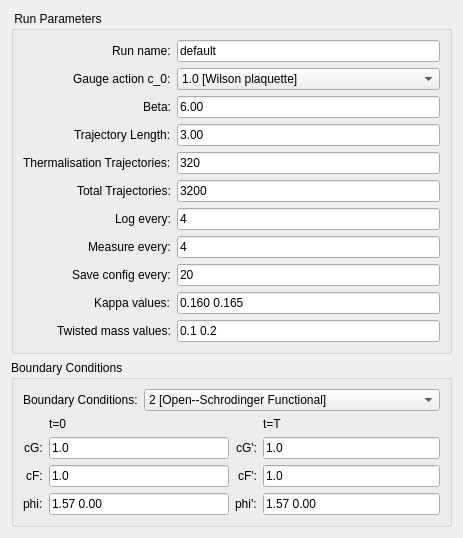
       <widget class="QWidget" name="tabLattice">
        <attribute name="title">
         <string>Lattice Params</string>
        </attribute>
        <layout class="QVBoxLayout" name="verticalLayout_7">
         <item>
          <widget class="QGroupBox" name="groupBox_4">
           <property name="title">
            <string> Run Parameters</string>
           </property>
           <property name="flat">
            <bool>false</bool>
           </property>
           <layout class="QVBoxLayout" name="verticalLayout_3">
            <item>
             <layout class="QFormLayout" name="formLayout">
              <property name="fieldGrowthPolicy">
               <enum>QFormLayout::AllNonFixedFieldsGrow</enum>
              </property>
              <property name="labelAlignment">
               <set>Qt::AlignRight|Qt::AlignTrailing|Qt::AlignVCenter</set>
              </property>
              <property name="verticalSpacing">
               <number>6</number>
              </property>
              <item row="0" column="0">
               <widget class="QLabel" name="lbl0_12">
                <property name="toolTip">
                 <string>can put some relevant info about beta here...</string>
                </property>
                <property name="text">
                 <string>Run name:</string>
                </property>
               </widget>
              </item>
              <item row="0" column="1">
               <widget class="QLineEdit" name="Run_name____name">
                <property name="inputMethodHints">
                 <set>Qt::ImhNone</set>
                </property>
                <property name="inputMask">
                 <string/>
                </property>
                <property name="text">
                 <string>default</string>
                </property>
                <property name="maxLength">
                 <number>256</number>
                </property>
               </widget>
              </item>
              <item row="1" column="0">
               <widget class="QLabel" name="lbl0_2">
                <property name="toolTip">
                 <string>can put some relevant info about gauge actions here...</string>
                </property>
                <property name="text">
                 <string>Gauge action c_0:</string>
                </property>
               </widget>
              </item>
              <item row="1" column="1">
               <widget class="QComboBox" name="Lattice_parameters____c0">
                <property name="currentIndex">
                 <number>0</number>
                </property>
                <item>
                 <property name="text">
                  <string>1.0 [Wilson plaquette]</string>
                 </property>
                </item>
                <item>
                 <property name="text">
                  <string>1.6666667 [Tree-level Symanzik Improved]</string>
                 </property>
                </item>
                <item>
                 <property name="text">
                  <string>3.648 [Iwasaki]</string>
                 </property>
                </item>
               </widget>
              </item>
              <item row="2" column="0">
               <widget class="QLabel" name="lbl0_4">
                <property name="toolTip">
                 <string>can put some relevant info about beta here...</string>
                </property>
                <property name="text">
                 <string>Beta:</string>
                </property>
               </widget>
              </item>
              <item row="2" column="1">
               <widget class="QLineEdit" name="Lattice_parameters____beta">
                <property name="autoFillBackground">
                 <bool>false</bool>
                </property>
                <property name="inputMethodHints">
                 <set>Qt::ImhNone</set>
                </property>
                <property name="inputMask">
                 <string/>
                </property>
                <property name="text">
                 <string>6.00</string>
                </property>
                <property name="maxLength">
                 <number>128</number>
                </property>
               </widget>
              </item>
              <item row="3" column="0">
               <widget class="QLabel" name="lbl0_17">
                <property name="toolTip">
                 <string>can put some relevant info about beta here...</string>
                </property>
                <property name="text">
                 <string>Trajectory Length:</string>
                </property>
               </widget>
              </item>
              <item row="3" column="1">
               <widget class="QLineEdit" name="Trajectory_length____tau">
                <property name="inputMethodHints">
                 <set>Qt::ImhNone</set>
                </property>
                <property name="inputMask">
                 <string/>
                </property>
                <property name="text">
                 <string>3.00</string>
                </property>
                <property name="maxLength">
                 <number>128</number>
                </property>
               </widget>
              </item>
              <item row="4" column="0">
               <widget class="QLabel" name="lbl0_19">
                <property name="toolTip">
                 <string>can put some relevant info about beta here...</string>
                </property>
                <property name="text">
                 <string>Thermalisation Trajectories:</string>
                </property>
               </widget>
              </item>
              <item row="4" column="1">
               <widget class="QLineEdit" name="MD_trajectories____nth">
                <property name="inputMethodHints">
                 <set>Qt::ImhNone</set>
                </property>
                <property name="inputMask">
                 <string/>
                </property>
                <property name="text">
                 <string>320</string>
                </property>
                <property name="maxLength">
                 <number>128</number>
                </property>
               </widget>
              </item>
              <item row="5" column="0">
               <widget class="QLabel" name="lbl0_20">
                <property name="toolTip">
                 <string>can put some relevant info about beta here...</string>
                </property>
                <property name="text">
                 <string>Total Trajectories:</string>
                </property>
               </widget>
              </item>
              <item row="5" column="1">
               <widget class="QLineEdit" name="MD_trajectories____ntr">
                <property name="inputMethodHints">
                 <set>Qt::ImhNone</set>
                </property>
                <property name="inputMask">
                 <string/>
                </property>
                <property name="text">
                 <string>3200</string>
                </property>
                <property name="maxLength">
                 <number>128</number>
                </property>
               </widget>
              </item>
              <item row="6" column="0">
               <widget class="QLabel" name="lbl0_25">
                <property name="toolTip">
                 <string>can put some relevant info about beta here...</string>
                </property>
                <property name="text">
                 <string>Log every:</string>
                </property>
               </widget>
              </item>
              <item row="6" column="1">
               <widget class="QLineEdit" name="MD_trajectories____dtr_log">
                <property name="inputMethodHints">
                 <set>Qt::ImhNone</set>
                </property>
                <property name="inputMask">
                 <string/>
                </property>
                <property name="text">
                 <string>4</string>
                </property>
                <property name="maxLength">
                 <number>128</number>
                </property>
               </widget>
              </item>
              <item row="7" column="0">
               <widget class="QLabel" name="lbl0_26">
                <property name="toolTip">
                 <string>can put some relevant info about beta here...</string>
                </property>
                <property name="text">
                 <string>Measure every:</string>
                </property>
               </widget>
              </item>
              <item row="7" column="1">
               <widget class="QLineEdit" name="MD_trajectories____dtr_ms">
                <property name="inputMethodHints">
                 <set>Qt::ImhNone</set>
                </property>
                <property name="inputMask">
                 <string/>
                </property>
                <property name="text">
                 <string>4</string>
                </property>
                <property name="maxLength">
                 <number>128</number>
                </property>
               </widget>
              </item>
              <item row="8" column="0">
               <widget class="QLabel" name="lbl0_27">
                <property name="toolTip">
                 <string>can put some relevant info about beta here...</string>
                </property>
                <property name="text">
                 <string>Save config every:</string>
                </property>
               </widget>
              </item>
              <item row="8" column="1">
               <widget class="QLineEdit" name="MD_trajectories____dtr_cnfg">
                <property name="inputMethodHints">
                 <set>Qt::ImhNone</set>
                </property>
                <property name="inputMask">
                 <string/>
                </property>
                <property name="text">
                 <string>20</string>
                </property>
                <property name="maxLength">
                 <number>128</number>
                </property>
               </widget>
              </item>
              <item row="9" column="0">
               <widget class="QLabel" name="lbl0_34">
                <property name="toolTip">
                 <string>can put some relevant info about beta here...</string>
                </property>
                <property name="text">
                 <string>Kappa values:</string>
                </property>
               </widget>
              </item>
              <item row="9" column="1">
               <widget class="QLineEdit" name="Lattice_parameters____kappa">
                <property name="inputMethodHints">
                 <set>Qt::ImhNone</set>
                </property>
                <property name="inputMask">
                 <string/>
                </property>
                <property name="text">
                 <string>0.160 0.165</string>
                </property>
                <property name="maxLength">
                 <number>256</number>
                </property>
               </widget>
              </item>
              <item row="10" column="0">
               <widget class="QLabel" name="lbl0_59">
                <property name="toolTip">
                 <string>can put some relevant info about beta here...</string>
                </property>
                <property name="text">
                 <string>Twisted mass values:</string>
                </property>
               </widget>
              </item>
              <item row="10" column="1">
               <widget class="QLineEdit" name="HMC_parameters____mu">
                <property name="inputMethodHints">
                 <set>Qt::ImhNone</set>
                </property>
                <property name="inputMask">
                 <string/>
                </property>
                <property name="text">
                 <string>0.1 0.2</string>
                </property>
                <property name="maxLength">
                 <number>256</number>
                </property>
               </widget>
              </item>
             </layout>
            </item>
           </layout>
          </widget>
         </item>
         <item>
          <widget class="QGroupBox" name="groupBox_3">
           <property name="title">
            <string>Boundary Conditions</string>
           </property>
           <property name="flat">
            <bool>false</bool>
           </property>
           <layout class="QVBoxLayout" name="verticalLayout_6">
            <item>
             <layout class="QFormLayout" name="formLayout_7">
              <item row="0" column="0">
               <widget class="QLabel" name="lbl0_6">
                <property name="toolTip">
                 <string>can put some relevant info about gauge actions here...</string>
                </property>
                <property name="text">
                 <string>Boundary Conditions:</string>
                </property>
               </widget>
              </item>
              <item row="0" column="1">
               <widget class="QComboBox" name="Boundary_conditions____type">
                <property name="currentIndex">
                 <number>2</number>
                </property>
                <item>
                 <property name="text">
                  <string>0 [Open]</string>
                 </property>
                </item>
                <item>
                 <property name="text">
                  <string>1 [Schrodinger Functional]</string>
                 </property>
                </item>
                <item>
                 <property name="text">
                  <string>2 [Open--Schrodinger Functional]</string>
                 </property>
                </item>
                <item>
                 <property name="text">
                  <string>3 [Periodic]</string>
                 </property>
                </item>
               </widget>
              </item>
             </layout>
            </item>
            <item>
             <layout class="QHBoxLayout" name="horizontalLayout_3">
              <item>
               <layout class="QFormLayout" name="formLayout_10">
                <property name="fieldGrowthPolicy">
                 <enum>QFormLayout::AllNonFixedFieldsGrow</enum>
                </property>
                <property name="labelAlignment">
                 <set>Qt::AlignRight|Qt::AlignTrailing|Qt::AlignVCenter</set>
                </property>
                <property name="formAlignment">
                 <set>Qt::AlignLeading|Qt::AlignLeft|Qt::AlignTop</set>
                </property>
                <item row="1" column="0">
                 <widget class="QLabel" name="lbl0_79">
                  <property name="toolTip">
                   <string>can put some relevant info about beta here...</string>
                  </property>
                  <property name="text">
                   <string>cG:</string>
                  </property>
                 </widget>
                </item>
                <item row="1" column="1">
                 <widget class="QLineEdit" name="Boundary_conditions____cG">
                  <property name="inputMethodHints">
                   <set>Qt::ImhNone</set>
                  </property>
                  <property name="inputMask">
                   <string/>
                  </property>
                  <property name="text">
                   <string>1.0</string>
                  </property>
                  <property name="maxLength">
                   <number>15</number>
                  </property>
                 </widget>
                </item>
                <item row="2" column="0">
                 <widget class="QLabel" name="lbl0_80">
                  <property name="toolTip">
                   <string>can put some relevant info about beta here...</string>
                  </property>
                  <property name="text">
                   <string>cF:</string>
                  </property>
                 </widget>
                </item>
                <item row="2" column="1">
                 <widget class="QLineEdit" name="Boundary_conditions____cF">
                  <property name="inputMethodHints">
                   <set>Qt::ImhNone</set>
                  </property>
                  <property name="inputMask">
                   <string/>
                  </property>
                  <property name="text">
                   <string>1.0</string>
                  </property>
                  <property name="maxLength">
                   <number>15</number>
                  </property>
                 </widget>
                </item>
                <item row="3" column="0">
                 <widget class="QLabel" name="lbl0_81">
                  <property name="toolTip">
                   <string>can put some relevant info about beta here...</string>
                  </property>
                  <property name="text">
                   <string>phi:</string>
                  </property>
                 </widget>
                </item>
                <item row="3" column="1">
                 <widget class="QLineEdit" name="Boundary_conditions____phi">
                  <property name="inputMethodHints">
                   <set>Qt::ImhNone</set>
                  </property>
                  <property name="inputMask">
                   <string/>
                  </property>
                  <property name="text">
                   <string>1.57 0.00</string>
                  </property>
                  <property name="maxLength">
                   <number>15</number>
                  </property>
                 </widget>
                </item>
                <item row="0" column="1">
                 <widget class="QLabel" name="lbl0_82">
                  <property name="toolTip">
                   <string>can put some relevant info about beta here...</string>
                  </property>
                  <property name="text">
                   <string>t=0</string>
                  </property>
                 </widget>
                </item>
               </layout>
              </item>
              <item>
               <layout class="QFormLayout" name="formLayout_8">
                <property name="labelAlignment">
                 <set>Qt::AlignRight|Qt::AlignTrailing|Qt::AlignVCenter</set>
                </property>
                <property name="formAlignment">
                 <set>Qt::AlignLeading|Qt::AlignLeft|Qt::AlignTop</set>
                </property>
                <item row="1" column="0">
                 <widget class="QLabel" name="lbl0_39">
                  <property name="toolTip">
                   <string>can put some relevant info about beta here...</string>
                  </property>
                  <property name="text">
                   <string>cG':</string>
                  </property>
                 </widget>
                </item>
                <item row="1" column="1">
                 <widget class="QLineEdit" name="Boundary_conditions____cGprime">
                  <property name="inputMethodHints">
                   <set>Qt::ImhNone</set>
                  </property>
                  <property name="inputMask">
                   <string/>
                  </property>
                  <property name="text">
                   <string>1.0</string>
                  </property>
                  <property name="maxLength">
                   <number>15</number>
                  </property>
                 </widget>
                </item>
                <item row="2" column="0">
                 <widget class="QLabel" name="lbl0_40">
                  <property name="toolTip">
                   <string>can put some relevant info about beta here...</string>
                  </property>
                  <property name="text">
                   <string>cF':</string>
                  </property>
                 </widget>
                </item>
                <item row="3" column="0">
                 <widget class="QLabel" name="lbl0_41">
                  <property name="toolTip">
                   <string>can put some relevant info about beta here...</string>
                  </property>
                  <property name="text">
                   <string>phi':</string>
                  </property>
                 </widget>
                </item>
                <item row="2" column="1">
                 <widget class="QLineEdit" name="Boundary_conditions____cFprime">
                  <property name="inputMethodHints">
                   <set>Qt::ImhNone</set>
                  </property>
                  <property name="inputMask">
                   <string/>
                  </property>
                  <property name="text">
                   <string>1.0</string>
                  </property>
                  <property name="maxLength">
                   <number>15</number>
                  </property>
                 </widget>
                </item>
                <item row="3" column="1">
                 <widget class="QLineEdit" name="Boundary_conditions____phiprime">
                  <property name="inputMethodHints">
                   <set>Qt::ImhNone</set>
                  </property>
                  <property name="inputMask">
                   <string/>
                  </property>
                  <property name="text">
                   <string>1.57 0.00</string>
                  </property>
                  <property name="maxLength">
                   <number>15</number>
                  </property>
                 </widget>
                </item>
                <item row="0" column="1">
                 <widget class="QLabel" name="lbl0_78">
                  <property name="toolTip">
                   <string>can put some relevant info about beta here...</string>
                  </property>
                  <property name="text">
                   <string>t=T</string>
                  </property>
                 </widget>
                </item>
               </layout>
              </item>
             </layout>
            </item>
           </layout>
          </widget>
         </item>
        </layout>
       </widget>
